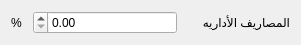
   <widget class="QWidget" name="horizontalLayoutWidget_2">
    <property name="geometry">
     <rect>
      <x>350</x>
      <y>160</y>
      <width>301</width>
      <height>31</height>
     </rect>
    </property>
    <layout class="QHBoxLayout" name="horizontalLayout_4">
     <item>
      <widget class="QLabel" name="label_3">
       <property name="maximumSize">
        <size>
         <width>16</width>
         <height>16777215</height>
        </size>
       </property>
       <property name="layoutDirection">
        <enum>Qt::RightToLeft</enum>
       </property>
       <property name="text">
        <string>%</string>
       </property>
       <property name="scaledContents">
        <bool>false</bool>
       </property>
       <property name="margin">
        <number>0</number>
       </property>
       <property name="indent">
        <number>-1</number>
       </property>
      </widget>
     </item>
     <item>
      <widget class="QDoubleSpinBox" name="QDSpinBox_adminExpendses">
       <property name="maximumSize">
        <size>
         <width>16777215</width>
         <height>16777215</height>
        </size>
       </property>
       <property name="layoutDirection">
        <enum>Qt::RightToLeft</enum>
       </property>
       <property name="styleSheet">
        <string notr="true"/>
       </property>
       <property name="minimum">
        <double>0.000000000000000</double>
       </property>
       <property name="value">
        <double>0.000000000000000</double>
       </property>
      </widget>
     </item>
     <item>
      <widget class="QLabel" name="label_6">
       <property name="maximumSize">
        <size>
         <width>107</width>
         <height>16777215</height>
        </size>
       </property>
       <property name="layoutDirection">
        <enum>Qt::RightToLeft</enum>
       </property>
       <property name="text">
        <string>المصاريف الأداريه</string>
       </property>
       <property name="scaledContents">
        <bool>false</bool>
       </property>
       <property name="margin">
        <number>0</number>
       </property>
       <property name="indent">
        <number>-1</number>
       </property>
      </widget>
     </item>
    </layout>
   </widget>
